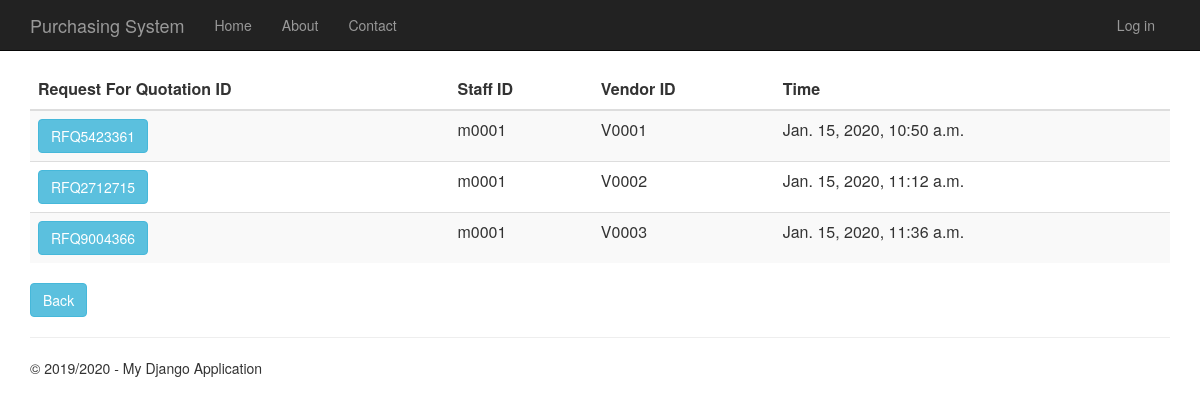
Before: /requestforquotationhistory with the older database file.
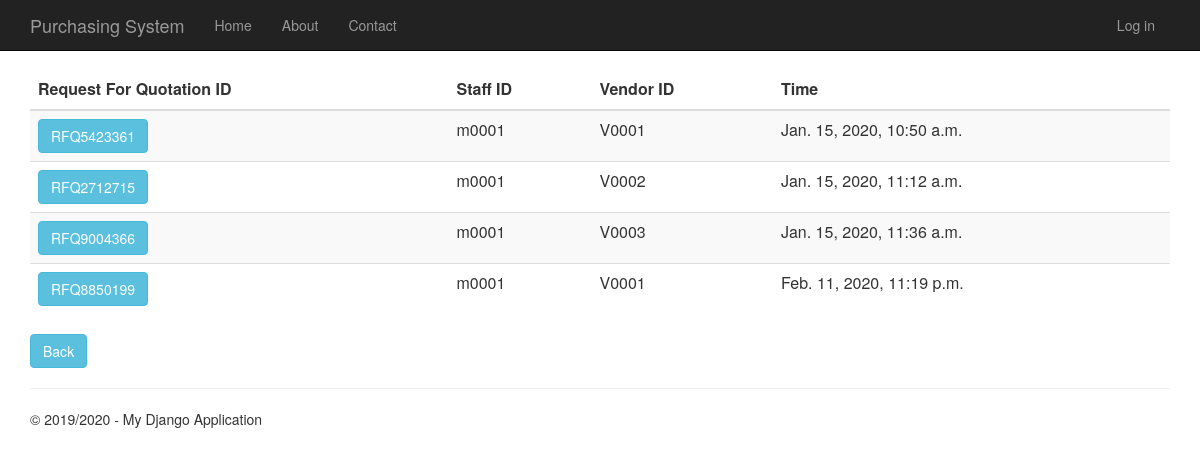
After: the same page with the newer database file.
### RequestForQuotation/models.py (models this page shows)
class RequestForQuotation(models.Model):
    request_for_quotation_id = models.CharField(primary_key=True, max_length=10)
    time_created = models.DateTimeField()
    description = models.TextField(null=True,default=None, blank=True)
    total_price = models.DecimalField(max_digits=10, decimal_places=2, default=Decimal('0.00'))
    person_id = models.ForeignKey(Person, on_delete = models.CASCADE)
    vendor_id = models.ForeignKey(Vendor, on_delete = models.CASCADE)
    purchase_requisition_id = models.ForeignKey(PurchaseRequisition, on_delete = models.CASCADE)
    def __str__(self):
        return str(self.request_for_quotation_id)

### app/models.py (models this page shows, shortened)
class Person(models.Model):
    user_id = models.OneToOneField(User)
    person_id = models.CharField(primary_key=True, max_length=10)
    person_name = models.TextField()
    person_address = models.TextField()
    person_phone_number = models.TextField()
    person_role = models.TextField(default = 'EMPLOYEE')

class Vendor(models.Model):
    vendor_id = models.CharField(primary_key=True, max_length=10)
    vendor_name = models.TextField()
    vendor_phone_number = models.TextField()
    vendor_address = models.TextField()
    vendor_email = models.TextField()
    def __str__(self):
        return str(self.vendor_id)

### RequestForQuotation/views.py (the view)
# urls.py: url(r'^requestforquotationhistory', RequestForQuotation.views.requestforquotationhistory, name="request_of_quotation_history"),
def requestforquotationhistory(request):
        request_for_quotations = RequestForQuotation.objects.all()
        print(request_for_quotations)
        context = {
            'title':'Request For Quotation History',
            'rows':request_for_quotations,
            'year':'2019/2020'
            }
        return render(request,'RequestForQuotation/requestforquotationhistory.html',context)

### RequestForQuotation/templates/RequestForQuotation/requestforquotationhistory.html
﻿{% extends "app/layout.html" %}
{% block content %}
<div class="purchaseorderhistory margintop">
    <form action="requestforquotationhistorydetails" method="GET">
        <table class="table table-striped margintop">
          <thead>
            <tr>
              <th scope="col">Request For Quotation ID</th>
              <th scope="col">Staff ID</th>
              <th scope="col">Vendor ID</th>
              <th scope="col">Time</th>
            </tr>
          </thead>
          <tbody>
              {% for r in rows %}
            <tr>
                 <td><button type="submit" name="roq_id" value="{{r.request_for_quotation_id}}" class="btn btn-info" >{{r.request_for_quotation_id}}</button></td>
                 <td>{{r.person_id.person_id}}</td>
                 <td>{{r.vendor_id}}</td>
                 <td>{{r.time_created}}</td>
            </tr>
              {% endfor %}
          </tbody>
        </table>
    </form>
       <form action="menu">
        <div class="margintop">
            <button type="submit" class="btn btn-info" >Back</button>
        </div>
    </form>
</div>
{% endblock %}

### app/templates/app/layout.html (shortened to what this page needs)
﻿<!DOCTYPE html>
<html>
<head>
    {% load staticfiles %}
    <link rel="stylesheet" type="text/css" href="{% static 'app/content/bootstrap.min.css' %}" />
    <link rel="stylesheet" type="text/css" href="{% static 'app/content/site.css' %}" />
</head>
<body>
    <div class="navbar navbar-inverse navbar-fixed-top">
        <div class="container">
            <div class="navbar-header">
                <a href="/" class="navbar-brand">Purchasing System</a>
            </div>
            <div class="navbar-collapse collapse">
                <ul class="nav navbar-nav">
                    <li><a href="{% url 'home' %}">Home</a></li>
                    <li><a href="{% url 'about' %}">About</a></li>
                    <li><a href="{% url 'contact' %}">Contact</a></li>
                </ul>
                {% include 'app/loginpartial.html' %}
            </div>
        </div>
    </div>
    <div class="container body-content">
{% block content %}{% endblock %}
        <hr/>
        <footer>
            <p>&copy; {{ year }} - My Django Application</p>
        </footer>
    </div>
</body>
</html>

### app/templates/app/loginpartial.html
{% if user.is_authenticated %}
<form id="logoutForm" action="/logout" method="post" class="navbar-right">
    {% csrf_token %}
    <ul class="nav navbar-nav navbar-right">
        <li><span class="navbar-brand">Hello {{ user.username }}!</span></li>
        <li><a href="javascript:document.getElementById('logoutForm').submit()">Log off</a></li>
    </ul>
</form>
{% else %}
<ul class="nav navbar-nav navbar-right">
    <li><a href="{% url 'login' %}">Log in</a></li>
</ul>
{% endif %}

### app/static/app/content/site.css (style rules this page uses)
body { padding-top: 50px; padding-bottom: 20px; }
.body-content { padding-left: 15px; padding-right: 15px; }

Changed rows visible on the page:
added RequestForQuotation: request_for_quotation_id "RFQ8850199", person_id.person_id "m0001", vendor_id "V0001", time_created "Feb. 11, 2020, 11:19 p.m."
